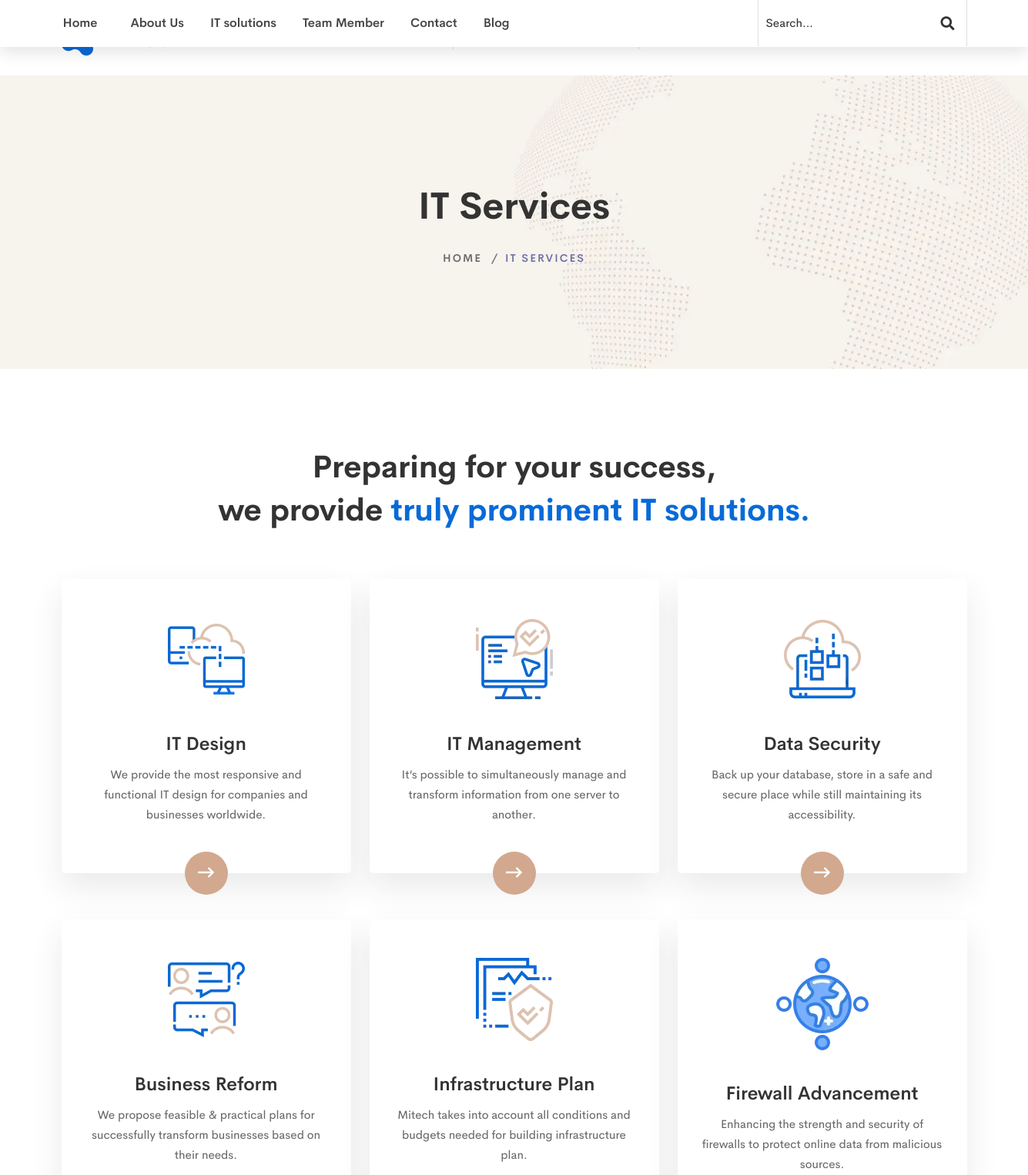
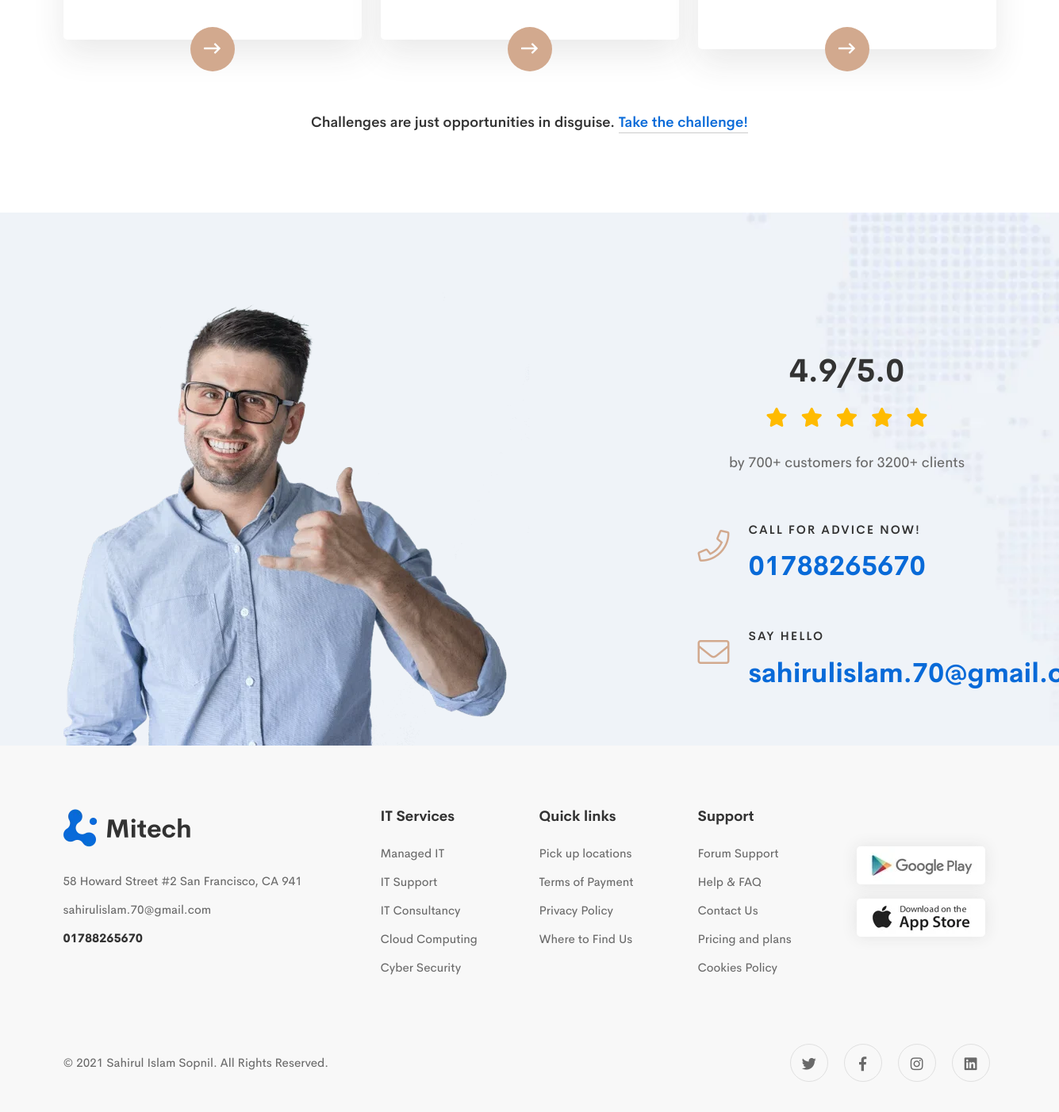
Screenshot of /it-slutions/ with the database file from the repository (2 pictures, top to bottom).
### indexpage/models.py (models this page shows, shortened)
class Services(models.Model):
    title = models.CharField(max_length=70)
    description =models.TextField()
    image = models.ImageField(upload_to ='service/')

### indexpage/views.py (the view)
# urls.py: path('it-slutions/',views.itsolutions, name='it-solution'),
def itsolutions(request):
    data_service = Services.objects.all()
    context = {
        'data_service': data_service
    }
    return render(request,'it-solution.html',context)

### template/it-solution.html (shortened to what this page needs)
{% extends 'base.html' %}
{% block body %}
{% load static %}
    <div class="breadcrumb-area">
        <div class="container">
            <div class="row">
                <div class="col-12">
                    <div class="breadcrumb_box text-center">
                        <h2 class="breadcrumb-title">IT Services</h2>
                        <ul class="breadcrumb-list">
                            <li class="breadcrumb-item"><a href="/">Home</a></li>
                            <li class="breadcrumb-item active">IT Services</li>
                        </ul>
                    </div>
                </div>
            </div>
        </div>
    </div>
    <div id="main-wrapper">
        <div class="site-wrapper-reveal">
            <div class="feature-images-wrapper section-space--ptb_100">
                <div class="container">
                    <div class="row">
                        <div class="col-lg-12">
                            <div class="section-title-wrap text-center">
                                <h3 class="heading">Preparing for your success, <br> we provide <span class="text-color-primary">  truly prominent IT solutions.</span></h3>
                            </div>
                        </div>
                    </div>
                    <div class="row">
                        <div class="col-12">
                            <div class="feature-images__one">
                                <div class="row">
                                    {% for data in data_service %}
                                    <div class="col-lg-4 col-md-6 wow move-up animated" style="visibility: visible;">
                                        <div class="ht-box-images style-01">
                                            <div class="image-box-wrap">
                                                <div class="box-image">
                                                    <img class="img-fulid" src="{{ data.image.url }}" alt="">
                                                </div>
                                                <div class="content">
                                                    <h5 class="heading">{{ data.title }} </h5>
                                                    <div class="text">{{ data.description }}
                                                    </div>
                                                    <div class="circle-arrow">
                                                        <a href="#">
                                                            <i class="far fa-long-arrow-right"></i>
                                                        </a>
                                                    </div>
                                                </div>
                                            </div>
                                        </div>
                                    </div>
                                    {% endfor %}
                                </div>
                            </div>
                            <div class="section-under-heading text-center section-space--mt_80">Challenges are just opportunities in disguise. <a href="#">Take the challenge!</a></div>
                        </div>
                    </div>
                </div>
            </div>
            <div class="contact-us-area infotechno-contact-us-bg section-space--pt_100">
                <div class="container">
                    <div class="row align-items-center">
                        <div class="col-lg-7">
                            <div class="image">
                                <img class="img-fluid" src="{% static 'assets/images/banners/home-cybersecurity-contact-bg-image.webp' %}" alt="">
                            </div>
                        </div>
                        <div class="col-lg-4 ms-auto">
                            <div class="contact-info style-two text-left">
                                <div class="contact-info-title-wrap text-center">
                                    <h3 class="heading  mb-10">4.9/5.0</h3>
                                    <div class="ht-star-rating lg-style">
                                        <span class="fa fa-star"></span>
                                        <span class="fa fa-star"></span>
                                        <span class="fa fa-star"></span>
                                        <span class="fa fa-star"></span>
                                        <span class="fa fa-star"></span>
                                    </div>
                                    <p class="sub-text">by 700+ customers for 3200+ clients</p>
                                </div>
                                <div class="contact-list-item">
                                    <a href="tel:190068668" class="single-contact-list">
                                        <div class="content-wrap">
                                            <div class="content">
                                                <div class="icon">
                                                    <span class="fal fa-phone"></span>
                                                </div>
                                                <div class="main-content">
                                                    <h6 class="heading">Call for advice now!</h6>
                                                    <div class="text">01788265670</div>
                                                </div>
                                            </div>
                                        </div>
                                    </a>
                                    <a href="mailto:hello@mitech.com" class="single-contact-list">
                                        <div class="content-wrap">
                                            <div class="content">
                                                <div class="icon">
                                                    <span class="fal fa-envelope"></span>
                                                </div>
                                                <div class="main-content">
                                                    <h6 class="heading">Say hello</h6>
                                                    <div class="text">sahirulislam.70@gmail.com</div>
                                                </div>
                                            </div>
                                        </div>
                                    </a>
                                </div>
                            </div>
                        </div>
                    </div>
                </div>
            </div>
        </div>
{% endblock %}

### rows the page displays
Services: image (picture), title "IT Design", description "We provide the most responsive and functional IT design for companies and businesses worldwide."
Services: image (picture), title "IT Management", description "It’s possible to simultaneously manage and transform information from one server to another."
Services: image (picture), title "Data Security", description "Back up your database, store in a safe and secure place while still maintaining its accessibility."
Services: image (picture), title "Business Reform", description "We propose feasible & practical plans for successfully transform businesses based on their needs."
Services: image (picture), title "Infrastructure Plan", description "Mitech takes into account all conditions and budgets needed for building infrastructure plan."
Services: image (picture), title "Firewall Advancement", description "Enhancing the strength and security of firewalls to protect online data from malicious sources."
